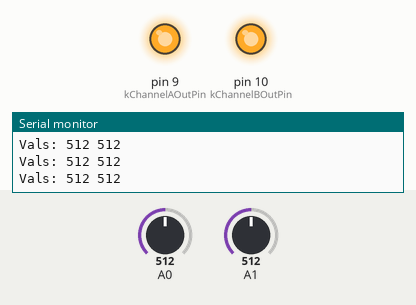
The sketch below on a simulated Arduino Uno, built with avr-gcc and run on an emulated ATmega328P. Shown: output pins drawn as LEDs (lit = HIGH), the last lines printed to the serial monitor. The test bench sets the inputs (shaded band); at power-on: A0 = 512, A1 = 512. Random numbers use the default seed unless the sketch sets one.

Above: at 1.2 s.
1.3 s: A0 set to 122
At 1.8 s:
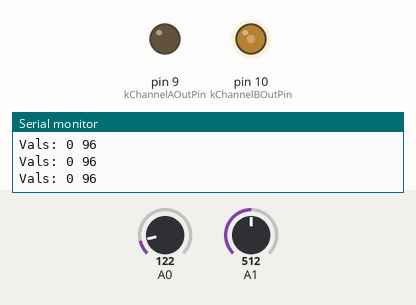
4.3 s: A1 set to 122
5.8 s: A0 set to 176
8.8 s: A0 set to 200
At 11.25 s:
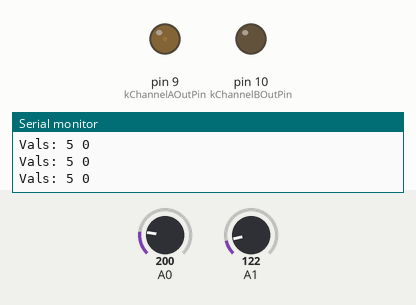
11.8 s: A1 set to 178
14.8 s: A1 set to 191
At 15.1 s:
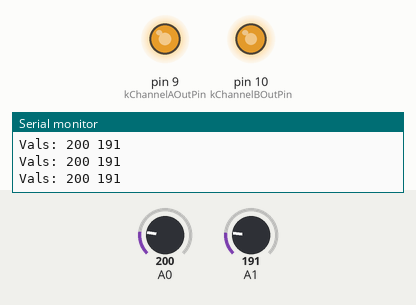
Timing chart, 0 to 17.3 s (numbered marks = the images above; inputs shaded):
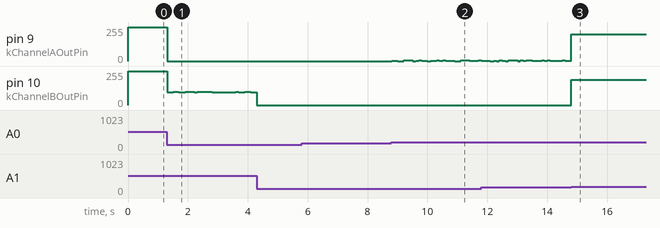

Measured:
- the behaviour switches between 190 and 191 on A0 (found by bisection; images 1 and 2)
- the behaviour switches between 190 and 191 on A1 (found by bisection; images 2 and 3)
- after the input at 8.8 s, pin 9 (kChannelAOutPin): 0/255 → 2/255 at once, → 3/255 0.09 s later, → 0/255 0.10 s later, → 5/255 0.21 s later, … (23 changes in this stretch)
- after the input at 14.8 s, pin 10 (kChannelBOutPin): 0/255 → 191/255 at once

The sketch:

Prosthesis_Arduino.ino
```cpp
#include <MsTimer2.h>

#include "GlobalConstants.h"
#include "spool_valve.h"

//Pin constants
const int kChannelAOutPin =  9;
const int kChannelBOutPin = 10;
const int kChannelAInputPin = 0;
const int kChannelBInputPin = 1;

const int kDitherRange = 3;

SpoolValve LeftLeg = SpoolValve(kChannelAOutPin, kChannelBOutPin, kChannelAInputPin, kChannelBInputPin, kDitherRange);

void setup()
{
  Serial.begin(9600);
  MsTimer2::set(100, Dither10Hz);
  MsTimer2::start();
}

void Dither10Hz()
{
  LeftLeg.Dither();
}

void loop()
{
  LeftLeg.Update();
}
```

GlobalConstants.h
```cpp
#ifndef __GLOBAL_CONSTANTS_H__
#define __GLOBAL_CONSTANTS_H__

#include <Arduino.h> //It is very important to remember this! note that if you are using Arduino 1.0 IDE, change "WProgram.h" to "Arduino.h"
#include "spool_valve.h"

extern SpoolValve LeftLeg;
#endif
```

spool_valve.cpp
```cpp
#include "spool_valve.h"

const int inputDeadZone = 190;

SpoolValve::SpoolValve(int channelAPin, int channelBPin, int aInputPin, int bInputPin, int ditherRange)
:
mChannelAPin(channelAPin),
mChannelBPin(channelBPin),
mAInputPin(aInputPin),
mBInputPin(bInputPin),
mDitherValue(0),
mDitherRange(ditherRange) {}

void SpoolValve::Update()
{
    // set the LED with the ledState of the variable:
    mChannelAValue = analogRead(mAInputPin);
    mChannelBValue = analogRead(mBInputPin);

    if (mChannelAValue <= inputDeadZone)
    {
      mChannelAValue = 0;
      mChannelBValue -= inputDeadZone;
      mChannelBValue = constrain(((float)255 * (float)mChannelBValue / ((float)1024 - (float)inputDeadZone))+ mDitherValue, 0, 255);
    }
    else if (mChannelBValue <= inputDeadZone)
    {
      mChannelBValue = 0;
      mChannelAValue -= inputDeadZone;
      mChannelAValue = constrain(((float)255 * (float)mChannelAValue / ((float)1024 - (float)inputDeadZone)) + mDitherValue, 0, 255);
    }

    analogWrite(mChannelAPin, mChannelAValue);
    analogWrite(mChannelBPin, mChannelBValue);

    char msg[64];
    snprintf(msg, 63, "Vals: %d %d", mChannelAValue, mChannelBValue);
    Serial.println(msg);
}

void SpoolValve::Dither()
{
  mDitherValue = random(-mDitherRange, mDitherRange);
}
```

spool_valve.h
```cpp
#ifndef __SPOOL_VALVE_H_
#define __SPOOL_VALVE_H_

#include <Arduino.h> //It is very important to remember this! note that if you are using Arduino 1.0 IDE, change "WProgram.h" to "Arduino.h"

class SpoolValve
{
  public:
    SpoolValve(int channelAPin, int channelBPin, int aInputPin, int bInputPin, int ditherRange);
    void Update();
    void Dither();

  private:
    int mChannelAPin;
    int mAInputPin;
    int mChannelAValue;

    int mChannelBPin;
    int mBInputPin;
    int mChannelBValue;

    int mDitherRange;
    int mDitherValue;
};

#endif
```
